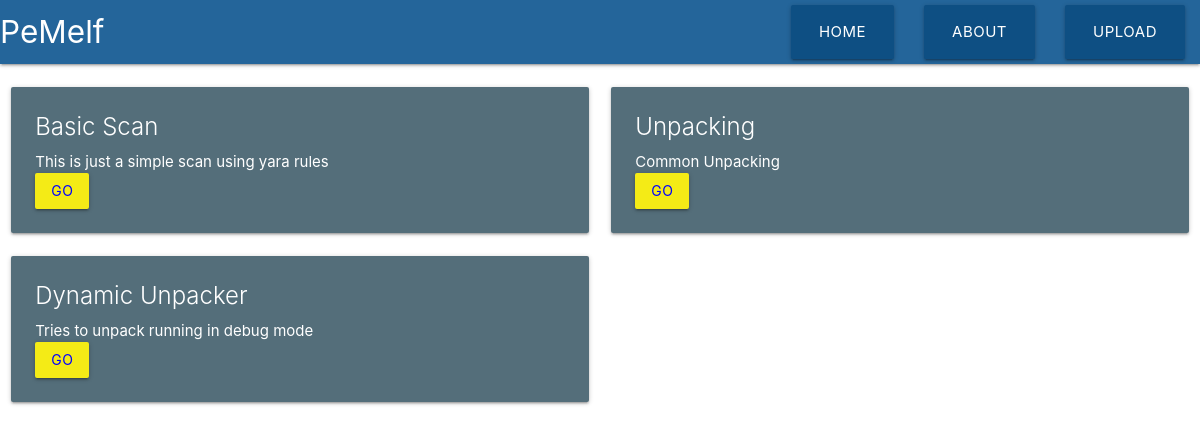
The page / on the database its author committed.
### main/models.py (models this page shows, shortened)
class Techniques(models.Model):
    Technique_name = models.CharField(max_length=200)
    Technique_content = models.TextField()
    Technique_script = models.CharField(max_length=20)

### main/views.py (the view, shortened to what this page needs)
# urls.py: path("",views.homepage,name="homepage"),
def homepage(request):
    return render(request=request,
                    template_name="main/main.html",
                    context={"Tech":Techniques.objects.all})

### main/templates/main/main.html (shortened to what this page needs)
{% extends 'main/header.html' %}
{% block content %}
<div class="row">
    {% for t in Tech %}
    <form method ="POST">
	<div class="col s12 m6">
          <div class="card blue-grey darken-1 hoverable">
            <div class="card-content white-text">
              <span class="card-title">{{t.Technique_name}}</span>
              <p>{{t.Technique_content|safe}}</p>
           <button style="background-color:#F4EB16; color:blue" class="btn btn-outline-info" type="submit" >Go</button>
	    </div>
          </div>
      </div>
    </form>
{% endfor %}
</div>
{% endblock %}

### main/templates/main/header.html (shortened to what this page needs)
<html>
	<head>
	</head>
	{% load static %}
	<link rel="stylesheet" href='{% static "main/css/materialize.css" %}'>
	<body>
	<nav>
	    <div class="nav-wrapper">
	      <a href="/" class="brand-logo">PeMelf</a>
	      <ul id="nav-mobile" class="right hide-on-med-and-down">
					{% include 'main/includes/navbaritems.html' %}
	      </ul>
	    </div>
	  </nav>
		{% block content %}
		{% endblock %}
	</body>
</html>

### main/templates/main/includes/navbaritems.html
<li><a class="waves-effect waves-light btn-large" href="/">Home</a></li>
<li><a class="waves-effect waves-light btn-large" href="#">About</a></li>
<li><a class="waves-effect waves-light btn-large" href='/upload'>Upload</a></li>

### rows shown on the page
Techniques: Technique_name "Basic Scan", Technique_content "This is just a simple scan using yara rules"
Techniques: Technique_name "Unpacking", Technique_content "Common Unpacking"
Techniques: Technique_name "Dynamic Unpacker", Technique_content "Tries to unpack running in debug mode"
